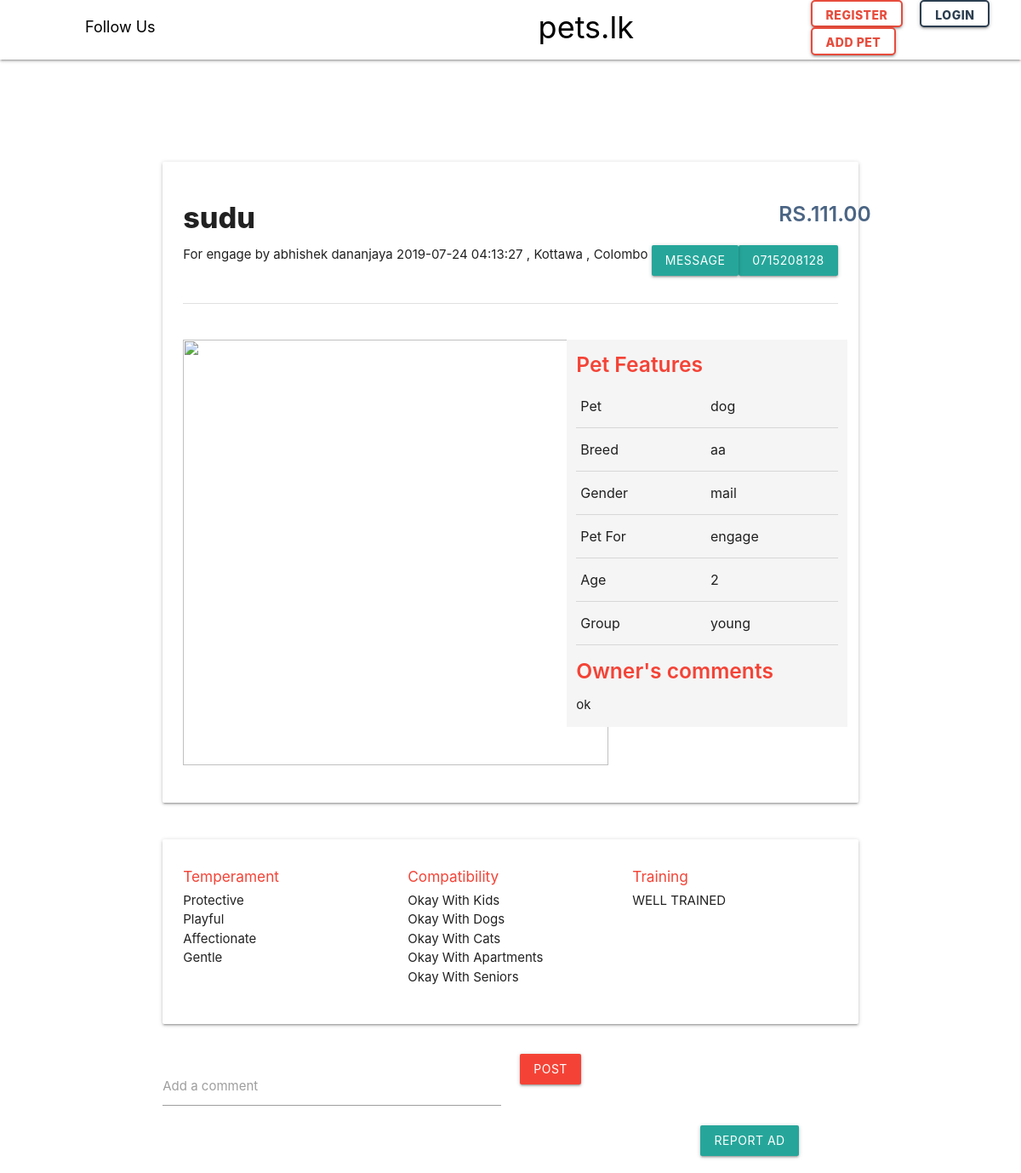
The app's page /add_info.php?add_id=4 with its own data.
### tables this page shows
CREATE TABLE IF NOT EXISTS `pet_info` (
  `pet_id` int(11) NOT NULL AUTO_INCREMENT,
  `pet_for` varchar(15) DEFAULT NULL,
  `price` int(11) DEFAULT NULL,
  `negotable` int(3) DEFAULT NULL,
  `nick_name` varchar(25) DEFAULT NULL,
  `type` varchar(25) DEFAULT NULL,
  `breed` varchar(25) DEFAULT NULL,
  `gender` varchar(10) DEFAULT NULL,
  `colour` varchar(15) DEFAULT NULL,
  `age` varchar(15) DEFAULT NULL,
  `group` varchar(15) DEFAULT NULL,
  `traning_level` varchar(25) DEFAULT NULL,
  `time_id` int(11) DEFAULT NULL,
  PRIMARY KEY (`pet_id`),
  UNIQUE KEY `time_id` (`time_id`)
);

CREATE TABLE IF NOT EXISTS `user` (
  `user_id` int(11) NOT NULL AUTO_INCREMENT,
  `fname` varchar(25) DEFAULT NULL,
  `lname` varchar(25) DEFAULT NULL,
  `email` varchar(30) DEFAULT NULL,
  `password` varchar(20) DEFAULT NULL,
  PRIMARY KEY (`user_id`)
);

CREATE TABLE IF NOT EXISTS `add` (
  `add_id` int(11) NOT NULL AUTO_INCREMENT,
  `pet_id` int(11) DEFAULT NULL,
  `user_id` int(11) DEFAULT NULL,
  `sub_location_id` int(11) DEFAULT NULL,
  `date` datetime DEFAULT NULL,
  `phone` varchar(15) DEFAULT NULL,
  `pet_type` varchar(25) DEFAULT NULL,
  PRIMARY KEY (`add_id`),
  KEY `FK_add_pet_info` (`pet_id`),
  KEY `FK_add_user` (`user_id`),
  KEY `FK_add_user_sub_location` (`sub_location_id`),
  CONSTRAINT `FK_add_pet_info` FOREIGN KEY (`pet_id`) REFERENCES `pet_info` (`pet_id`),
  CONSTRAINT `FK_add_user` FOREIGN KEY (`user_id`) REFERENCES `user` (`user_id`),
  CONSTRAINT `FK_add_user_sub_location` FOREIGN KEY (`sub_location_id`) REFERENCES `user_sub_location` (`sub_location_id`)
);

CREATE TABLE IF NOT EXISTS `user_sub_location` (
  `sub_location_id` int(11) NOT NULL AUTO_INCREMENT,
  `location_id` int(11) DEFAULT NULL,
  `sub_location` varchar(25) DEFAULT NULL,
  PRIMARY KEY (`sub_location_id`),
  KEY `FK__user_location` (`location_id`),
  CONSTRAINT `FK__user_location` FOREIGN KEY (`location_id`) REFERENCES `user_location` (`location_id`)
);

CREATE TABLE IF NOT EXISTS `user_location` (
  `location_id` int(11) NOT NULL AUTO_INCREMENT,
  `location` varchar(30) DEFAULT NULL,
  PRIMARY KEY (`location_id`)
);

CREATE TABLE IF NOT EXISTS `pet_feature` (
  `feature_id` int(11) NOT NULL AUTO_INCREMENT,
  `protective` int(5) DEFAULT NULL,
  `playful` int(5) DEFAULT NULL,
  `affectionate` int(5) DEFAULT NULL,
  `gentle` int(5) DEFAULT NULL,
  `kids` int(5) DEFAULT NULL,
  `dogs` int(5) DEFAULT NULL,
  `cats` int(5) DEFAULT NULL,
  `apartments` int(5) DEFAULT NULL,
  `seniors` int(5) DEFAULT NULL,
  `about_pet` varchar(150) DEFAULT NULL,
  `pet_id` int(11) DEFAULT NULL,
  PRIMARY KEY (`feature_id`),
  KEY `FK_pet_feature_pet_info` (`pet_id`),
  CONSTRAINT `FK_pet_feature_pet_info` FOREIGN KEY (`pet_id`) REFERENCES `pet_info` (`pet_id`)
);

### DB.php (called while the page is built)
<?php
function getConnection(){
    $con = new mysqli("localhost", "root", "123", "pets", 3306);
    return $con;
}
function executeQuery($q){
    $con = getConnection();
    $result = $con->query($q);
    return $result;
}
?>

### add_info.php (the view, shortened to what this page needs)
<?php include './header.php'; ?>
<?php include './DB.php'; ?>
<?php
$add_id = $_GET["add_id"];
$q1 = "SELECT * FROM `add` WHERE `add_id` = '" . $add_id . "';";
$result1 = executeQuery($q1);
$add = mysqli_fetch_assoc($result1);
$pet_id = $add["pet_id"];
$user_id = $add["user_id"];
$sub_location_id = $add["sub_location_id"];
$date = $add["date"];
$phone = $add["phone"];
$pet_type = $add["pet_type"];
$q2 = "SELECT * FROM `pet_info` WHERE `pet_id` = '" . $pet_id . "';";
$result2 = executeQuery($q2);
$pet = mysqli_fetch_assoc($result2);
$pet_for = $pet["pet_for"];
$price = $pet["price"];
$nick_name = $pet["nick_name"];
$breed = $pet["breed"];
$gender = $pet["gender"];
$age = $pet["age"];
$group = $pet["group"];
$traning = $pet["traning_level"];
$q3 = "SELECT * FROM `user` WHERE `user_id` = '" . $user_id . "';";
$result3 = executeQuery($q3);
$user = mysqli_fetch_assoc($result3);
$fname = $user["fname"];
$lanme = $user["lname"];
$q4 = "SELECT * FROM `pet_feature` WHERE `pet_id` = '" . $pet_id . "';";
$result4 = executeQuery($q4);
$pet_feature = mysqli_fetch_assoc($result4);
$about_pet = $pet_feature["about_pet"];
$q5 = "SELECT * FROM `pet_photo` WHERE `pet_id` = '" . $pet_id . "';";
$result5 = executeQuery($q5);
$photo = mysqli_fetch_assoc($result5);
$pet_photo = $photo["path"];
$q6 = "SELECT * FROM `user_sub_location` WHERE `sub_location_id` = '" . $sub_location_id . "';";
$result6 = executeQuery($q6);
$row6 = mysqli_fetch_assoc($result6);
$location_id = $row6["location_id"];
$sub_location = $row6["sub_location"];
$q7 = "SELECT * FROM `user_location` WHERE `location_id` = '" . $location_id . "';";
$result7 = executeQuery($q7);
$row7 = mysqli_fetch_assoc($result7);
$location = $row7["location"];
?>
<!DOCTYPE html>
<html>
    <head>
        <link type="text/css" rel="stylesheet" href="css/materialize.min.css"/>
        <link type="text/css" rel="stylesheet" href="css/materialize.css"/>
        <link type="text/css" rel="stylesheet" href="fonts/icofont.css"/>
        <link type="text/css" rel="stylesheet" href="fonts/icofont.min.css"/>
        <link type="text/css" rel="stylesheet" href="css/index.css"/>
    </head>
    <body>
        <br/>
        <br/>
        <br/>
        <br/>
        <br/>
        <div class="container">
            <div class="row">
                <div class="col s12">
                    <div class="card-panel">
                        <div class="row">
                            <div class="col s12">
                                <h4 style="font-weight: 800;"><?php echo $nick_name; ?></h4>
                                <h5 style="position: absolute; margin-top: -50px; margin-left: 700px; font-weight: 600; color: #4b6584;">RS.<?php echo $price; ?>.00</h5>
                                <span>For</span>
                                <span><?php echo $pet_for; ?></span>
                                <span>by</span>
                                <span><?php
                                    echo $fname;
                                    echo $lanme;
                                    ?></span>
                                <span><?php echo $date; ?></span>
                                <span>,</span>
                                <span><?php echo $sub_location; ?></span>
                                <span>,</span>
                                <span><?php echo $location; ?></span>
                                <button class="btn right"><?php echo $phone; ?></button>
                                <a  href="#msg" class="modal-trigger btn right">Message</a>
                                <br/>
                                <br/>
                                <br/>
                                <div class="divider"></div>
                                <br/>
                            </div>
                        </div>
                        <div class="row">
                            <div class="col s7">
                                <img src="<?php echo $pet_photo; ?>" style="width: 500px; height: 500px;"/>
                            </div>
                            <div class="col s5 grey lighten-4">
                                <h5 class="red-text" style="font-weight: 600;">Pet Features</h5>
                                <table>
                                    <tr>
                                        <td>Pet</td>
                                        <td><span><?php echo $pet_type; ?></span></td>
                                    </tr>
                                    <tr>
                                        <td>Breed</td>
                                        <td><span><?php echo $breed; ?></span></td>
                                    </tr>
                                    <tr>
                                        <td>Gender</td>
                                        <td><span><?php echo $gender; ?></span></td>
                                    </tr>
                                    <tr>
                                        <td>Pet For</td>
                                        <td><span><?php echo $pet_for; ?></span></td>
                                    </tr>
                                    <tr>
                                        <td>Age</td>
                                        <td><span><?php echo $age; ?></span></td>
                                    </tr>
                                    <tr>
                                        <td>Group</td>
                                        <td><span><?php echo $group; ?></span></td>
                                    </tr>
                                </table>
                                <h5 class="red-text" style="font-weight: 600;">Owner's comments</h5>
                                <p> <?php echo $about_pet; ?></p>
                            </div>
                        </div>
                    </div>
                </div>
            </div>
            <div class="row">
                <div class="col s12">
                    <div class="card-panel">
                        <div class="row">
                            <div class="col s4">
                                <h6 class="red-text">Temperament</h6>
                                <?php
                                if ($pet_feature["protective"] == "1") {
                                    echo "<span>Protective</span>";
                                    echo "<br/>";
                                }
                                if ($pet_feature["playful"] == "1") {
                                    echo "<span>Playful</span>";
                                    echo "<br/>";
                                }
                                if ($pet_feature["affectionate"] == "1") {
                                    echo "<span>Affectionate</span>";
                                    echo "<br/>";
                                }
                                if ($pet_feature["gentle"] == "1") {
                                    echo "<span>Gentle</span>";
                                    echo "<br/>";
                                }
                                ?>
                            </div>
                            <div class="col s4">
                                <h6 class="red-text">Compatibility</h6>
                                <?php
                                if ($pet_feature["kids"] == "1") {
                                    echo "<span>Okay With Kids</span>";
                                    echo "<br/>";
                                }
                                if ($pet_feature["dogs"] == "1") {
                                    echo "<span>Okay With Dogs</span>";
                                    echo "<br/>";
                                }
                                if ($pet_feature["cats"] == "1") {
                                    echo "<span>Okay With Cats</span>";
                                    echo "<br/>";
                                }
                                if ($pet_feature["apartments"] == "1") {
                                    echo "<span>Okay With Apartments</span>";
                                    echo "<br/>";
                                }
                                if ($pet_feature["seniors"] == "1") {
                                    echo "<span>Okay With Seniors</span>";
                                    echo "<br/>";
                                }
                                ?>
                            </div>
                            <div class="col s4">
                                <h6 class="red-text">Training</h6>
                                <?php
                                if ($traning == "well") {
                                    echo "<span>WELL TRAINED</span>";
                                } else {
                                    echo "<span>Has Basic Training</span>";
                                }
                                ?>
                            </div>
                        </div>
                    </div>
                </div>
            </div>
        </div>
        <div class="container">
            <div class="row">
                <div class="col s6">
                    <div class="input-field">
                        <input type="text" class="validate" id="comment"/>
                        <label for="comment">Add a comment</label>
                    </div>
                </div>
                <div class="col s2">
                    <button class="btn red" onclick="add(<?php echo $add_id; ?>);">POST</button>
                </div>
                <div class="col s3 offset-s8">
                    <a  href="#report" class="modal-trigger btn right white-text">REPORT AD</a>
                </div>
            </div>
        </div>
    </body>
</html>

### records on screen
pet_info: nick_name "sudu", price "111", pet_for "engage", breed "aa", gender "mail", age "2", group "young"
user: fname "abhishek", lname "dananjaya"
add: date "2019-07-24 04:13:27", phone "0715208128", pet_type "dog"
user_sub_location: sub_location "Kottawa"
user_location: location "Colombo"
pet_feature: about_pet "ok"
